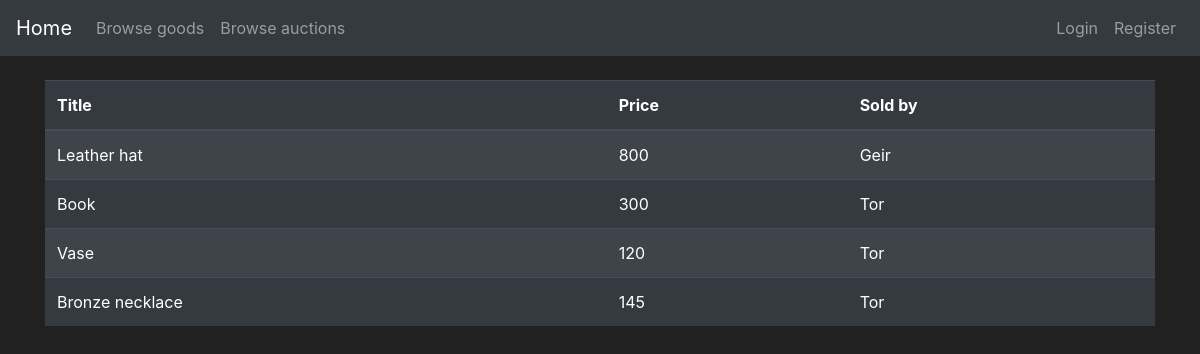
/owned_goods, run on the app's committed database.
### app_flask/models.py (models this page shows, shortened)
class User(db.Model, UserMixin):
    id = db.Column(db.Integer(), primary_key=True)
    username = db.Column(db.String(length=25), nullable=False, unique=True)
    email = db.Column(db.String(length=60), nullable=False, unique=True)
    password_hash = db.Column(db.String(length=60), nullable=False)
    profile_type = db.Column(db.Boolean(), nullable=False, default=False)
    cash = db.Column(db.Integer(), nullable=False, default=2000)
    date_created = db.Column(db.DateTime(), default=datetime.utcnow)
    goods = db.relationship('Goods', backref='goods_owned_by_user', lazy=True)
    store = db.relationship('Store', backref='store_owner', lazy=True)
    @property
    def password(self):
        return self.password

class Goods(db.Model):
    id = db.Column(db.Integer, primary_key=True)
    name = db.Column(db.String(30), nullable=False)
    description = db.Column(db.String(70), unique=False, nullable=False)
    price = db.Column(db.Integer, unique=False, nullable=False)
    product_number = db.Column(db.String(length=6), nullable=False, unique=True)
    goods_type = db.Column(db.Boolean(), nullable=False, default=False)
    date_created = db.Column(db.DateTime(), default=datetime.utcnow)
    user_owner = db.Column(db.Integer(), db.ForeignKey('user.id'))
    store_owner = db.Column(db.Integer(), db.ForeignKey('store.id'))

### app_flask/main/routes.py (the view)
@bp.route('/owned_goods', methods=['GET', 'POST'])
def show_owned_goods():
    db_goods = db.session.query(User, Goods).filter(User.id == Goods.user_owner).all()
    return render_template('showGoods.html', db_goods=db_goods)

### app_flask/templates/showGoods.html (shortened to what this page needs)
{% extends 'base.html' %}
{% block content %}
<div class="container">
    <br>
    <table class="table table-dark table-striped">
      <thead>
        <tr>
          <th scope="col">Title</th>
          <th scope="col">Price</th>
          <th scope="col">Sold by</th>
        </tr>
      </thead>
      <tbody>
      {%for users, goods in db_goods%}
        <tr>
          <td class=".table-striped">{{ goods.name}}</td>
          <td class=".table-striped">{{ goods.price}}</td>
          <td class=".table-striped">{{ users.username}}</td>
        </tr>
      {% endfor %}
      </tbody>
    </table>
</div>
{% endblock %}

### app_flask/templates/base.html (style rules this page uses)
body { color: white; background-color: #212121; }

### data on the page
User: name "Leather hat", price "800", username "Geir"
User: name "Book", price "300", username "Tor", name "Vase", price "120", name "Bronze necklace", price "145"
